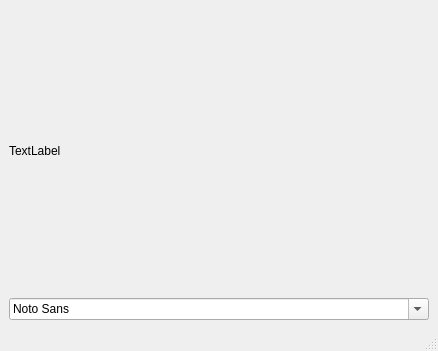
<?xml version="1.0" encoding="UTF-8"?>
<ui version="4.0">
 <class>MainWindow</class>
 <widget class="QMainWindow" name="MainWindow">
  <property name="geometry">
   <rect>
    <x>0</x>
    <y>0</y>
    <width>438</width>
    <height>351</height>
   </rect>
  </property>
  <property name="windowTitle">
   <string>MainWindow</string>
  </property>
  <widget class="QWidget" name="centralwidget">
   <layout class="QVBoxLayout" name="verticalLayout_2">
    <item>
     <layout class="QVBoxLayout" name="verticalLayout">
      <item>
       <widget class="QLabel" name="label">
        <property name="text">
         <string>TextLabel</string>
        </property>
        <property name="wordWrap">
         <bool>true</bool>
        </property>
       </widget>
      </item>
      <item>
       <widget class="QFontComboBox" name="fontComboBox">
        <property name="currentFont">
         <font>
          <family>Arial Black</family>
          <pointsize>13</pointsize>
          <weight>50</weight>
          <bold>false</bold>
          <strikeout>false</strikeout>
         </font>
        </property>
       </widget>
      </item>
     </layout>
    </item>
   </layout>
  </widget>
  <widget class="QMenuBar" name="menubar">
   <property name="geometry">
    <rect>
     <x>0</x>
     <y>0</y>
     <width>438</width>
     <height>22</height>
    </rect>
   </property>
  </widget>
  <widget class="QStatusBar" name="statusbar"/>
 </widget>
 <resources/>
 <connections/>
</ui>
